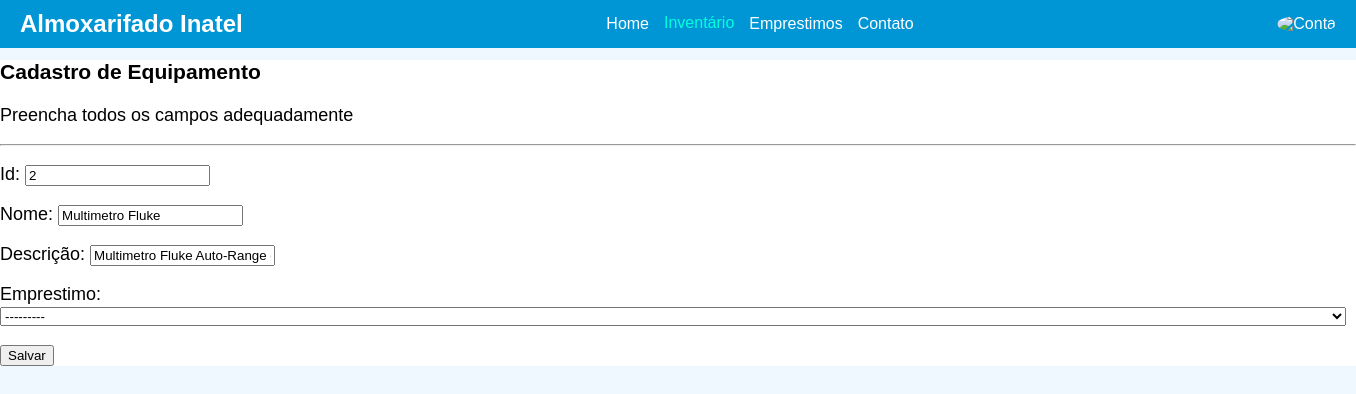
/inventario/editar/equipamento/2/, run on an earlier commit of the app's database.
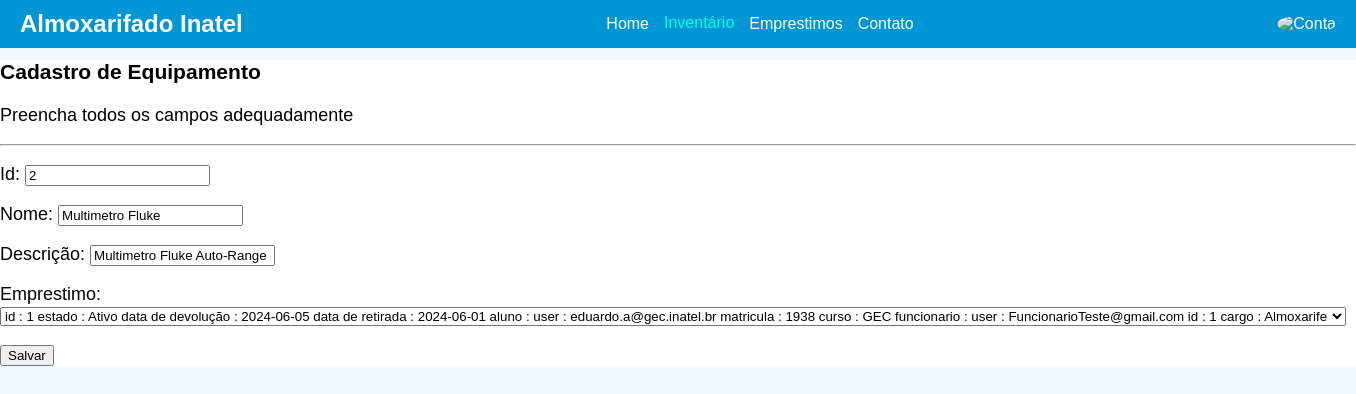
And on a later commit of the database.
### inventario/models.py (models this page shows, shortened)
class Equipamento(models.Model):
    id = models.IntegerField(primary_key=True, unique=True)
    nome = models.CharField(max_length=50)
    descricao = models.CharField(max_length=500,verbose_name='Descrição')
    emprestimo = models.ForeignKey(Emprestimo, on_delete=models.SET_DEFAULT, default=None, blank=True, null=True)

### inventario/views.py (the view)
# urls.py: path('editar/equipamento/<int:pk>/', EquipamentoUpdate.as_view(), name = 'Editar-Equipamento'),
class EquipamentoUpdate(UpdateView):
    model = Equipamento
    fields = ['id','nome','descricao','emprestimo']
    template_name = 'cadastros/create_form.html'
    success_url = reverse_lazy('Listar-Equipamentos')

### autenticacao/models.py (called while the page is built)
    def __str__(self):
        return "user : {}\nmatricula : {}\ncurso : {}".format(self.user, self.matricula, self.curso)

    def __str__(self):
        return "user : {}\nid : {}\ncargo : {}".format(self.user, self.id, self.cargo)

### emprestimos/models.py (called while the page is built)
    def __str__(self):
        return "id : {}\nestado : {}\ndata de devolução : {}\ndata de retirada : {}\naluno : {}\nfuncionario : {}".format(self.id, self.estado, self.data_de_devolucao, self.data_de_retirada, self.aluno, self.funcionario)

### inventario/templates/cadastros/create_form.html (shortened to what this page needs)
{% extends "base.html" %}
{% load static %}
{% block style%}
<link rel="stylesheet" href="{% static 'css/form.css' %}">
{% endblock %}
{% block content %}
<div class="content">
    <h3>Cadastro de Equipamento</h3>
    <p class="lead">
        Preencha todos os campos adequadamente
    </p>
    <hr>
    <form action="" method="POST">
        {{ form.as_p }}
        <button type="submit">Salvar</button>
    </form>
</div>
{% endblock %}

What changed in the data, as far as the page shows it:
changed Equipamento "Multimetro Fluke": emprestimo "---------" → "id : 1 estado : Ativo data de devolução : 2024-06-05 data de retirada : 2024-06-01 aluno : user : eduardo.a@gec.inatel.br matricula : 1938 curso : GEC funcionario : user : FuncionarioTeste@gmail.com id : 1 cargo : Almoxarife"
